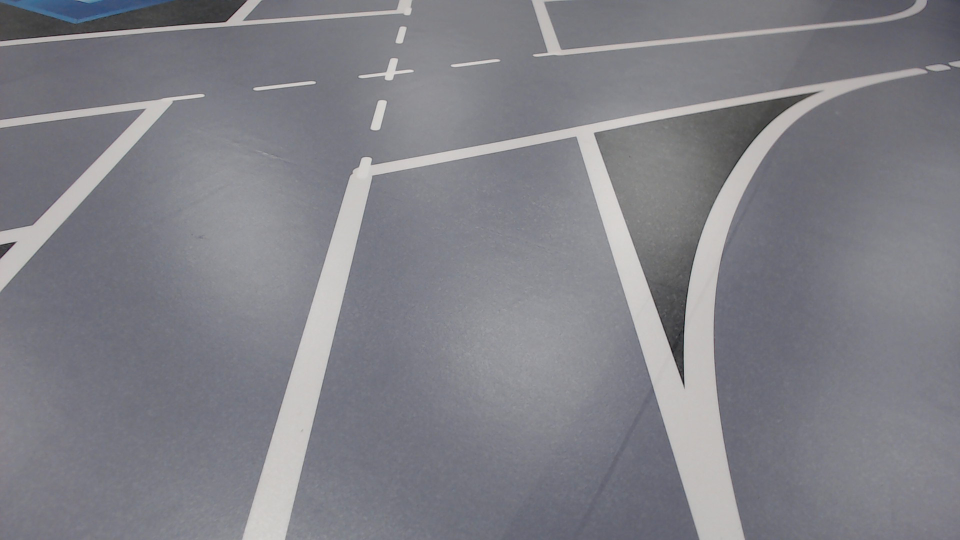
//> input picture Capstone/ImageRec/LaneDetectionTests/capture2.png, 1920 x 1080 px (shown at 1/2 size)
$ ./laneimages capture2.png   (built with g++ and OpenCV 4)
//> lines starting //> are read from the running program, lines starting //| are printed output that depends on the picture; after the words box and inside, x2 and y2 are one past the last pixel; in counts of white or black regions, pixels touching at a corner belong together
### Capstone/ImageRec/LaneDetectionTests/linefinder.h
// [18 lines of licence text are left out]

#if !defined LINEF
#define LINEF

#include <opencv2/core/core.hpp>
#include <opencv2/imgproc/imgproc.hpp>
#define PI 3.1415926

class LineFinder {

  private:

	  // original image
	  cv::Mat img;

	  // vector containing the end points
	  // of the detected lines
	  std::vector<cv::Vec4i> lines;

	  // accumulator resolution parameters
	  double deltaRho;
	  double deltaTheta;

	  // minimum number of votes that a line
	  // must receive before being considered
	  int minVote;

	  // min length for a line
	  double minLength;

	  // max allowed gap along the line
	  double maxGap;

	  // distance to shift the drawn lines down when using a ROI
	  int shiftV;
	  int shiftH;

  public:

	  // Default accumulator resolution is 1 pixel by 1 degree
	  // no gap, no mimimum length
	  LineFinder() : deltaRho(1), deltaTheta(PI/180), minVote(10), minLength(0.), maxGap(0.) {}

	  // Set the resolution of the accumulator
	  // [5 lines left out: function setAccResolution, not called in this run]

	  // Set the minimum number of votes
	  void setMinVote(int minv) {

		  minVote= minv;
	  }

	  // Set line length and gap
	  void setLineLengthAndGap(double length, double gap) {

		  minLength= length;
		  maxGap= gap;
	  }

	  // set vertical image shift
	  void setShiftV(int imgShift) {

		  shiftV = imgShift;
	  }

	  // set horizontal image shift
	  void setShiftH(int imgShift) {

		  shiftH = imgShift;
	  }

	  // Apply probabilistic Hough Transform
	  std::vector<cv::Vec4i> findLines(cv::Mat& binary) {

		  lines.clear();
		  cv::HoughLinesP(binary,lines,deltaRho,deltaTheta,minVote, minLength, maxGap);

		  return lines;
	  }

	  // Draw the detected lines on an image
	  void drawDetectedLines(cv::Mat &image, cv::Scalar color=cv::Scalar(255)) {

		  // Draw the lines
		  std::vector<cv::Vec4i>::const_iterator it2= lines.begin();

		  while (it2!=lines.end()) {

			  cv::Point pt1((*it2)[0]+shiftH,(*it2)[1]+shiftV);
			  cv::Point pt2((*it2)[2]+shiftH,(*it2)[3]+shiftV);

			  cv::line( image, pt1, pt2, color, 6 );
		//std::cout << "HoughP line: ("<< pt1 <<"," << pt2 << ")\n";
			  ++it2;
		  }
	  }

	  // Eliminates lines that do not have an orientation equals to
	  // the ones specified in the input matrix of orientations
	  // At least the given percentage of pixels on the line must
	  // be within plus or minus delta of the corresponding orientation
	  // [48 lines left out: function removeLinesOfInconsistentOrientations, not called in this run]
};


#endif

### Capstone/ImageRec/LaneDetectionTests/laneimages.cpp
/*---------------------------Lane Detection---------------------------*\
	Edits By ==> Nabil Hamza

	For laneimages.cpp run:
	g++ `pkg-config --cflags --libs opencv` laneimages.cpp -o laneimages
	OR
	g++ -O2 `pkg-config --cflags --libs opencv` laneimages.cpp -o laneimages ==> Optimized

	Execution:
	./laneimages original.bmp ==> Processing existing frame
	OR
	./laneimages ==> Capturing frame

	You can use any picture for the original image, and in the laneimages.cpp file
	There are some commented imwrite() functions you can uncomment to see the
	image processing steps

	Probably will look into a more robust algorithm in the future
\*--------------------------------------------------------------------*/

#include <opencv2/opencv.hpp>
#include "opencv2/imgcodecs.hpp"

#include "opencv2/highgui/highgui.hpp"
#include <opencv2/objdetect/objdetect.hpp>
#include <opencv2/imgproc/imgproc.hpp>
#include <iostream>
#include <vector>
#include <stdio.h>
#include "linefinder.h" //Used for HoughP and

#define PI 3.1415926

using namespace cv;

int main(int argc, char* argv[]) {

	// [19 lines of commented-out code are left out]
	Mat image = imread(argv[1]);
//> image is the input picture: 1080 rows x 1920 cols, CV_8UC3; mean B, G, R 135.2, 128.5, 128.5
	if(!image.data) {
		std::cout << "Unable to open the image file" << std::endl;
		return -1;
	}

	std::cout << image.cols << std::endl; // # Of cols in image
//| 1920
	std::cout << image.rows << std::endl; // # Of rows in image
//| 1080

	int top = 0;
    int left = 0;
    int width = image.cols - 1;
    int height = image.rows - 1;

	Rect roi(top,left,width,height);// set the ROI for the image
	Mat imgROI = image(roi);

	// Canny algorithm
    Mat contours;
    Canny(imgROI,contours,150,350);
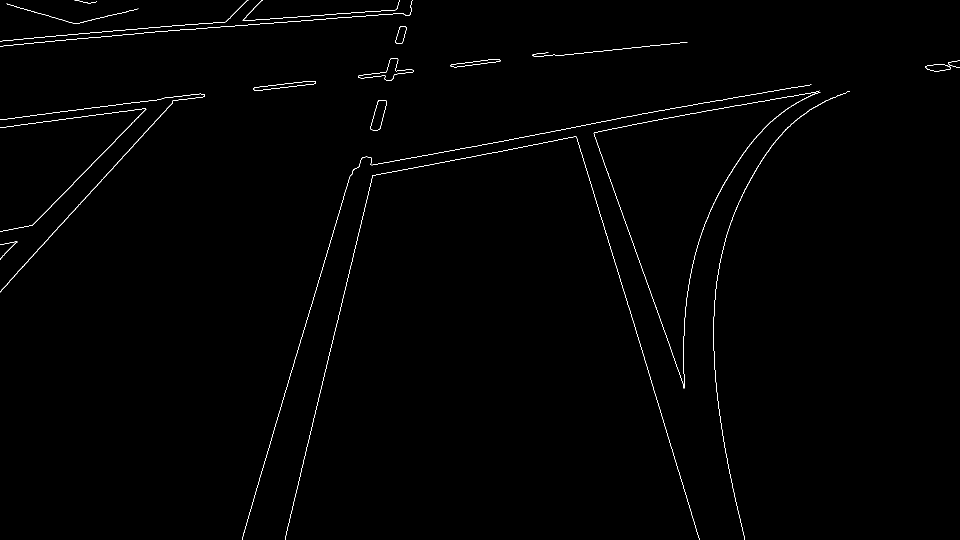
//> contours: 1079 rows x 1919 cols, CV_8UC1 (shown at 1/2 size); 0.59% white in thin lines or dots
    Mat contoursInv;
    threshold(contours,contoursInv,128,255,THRESH_BINARY_INV);
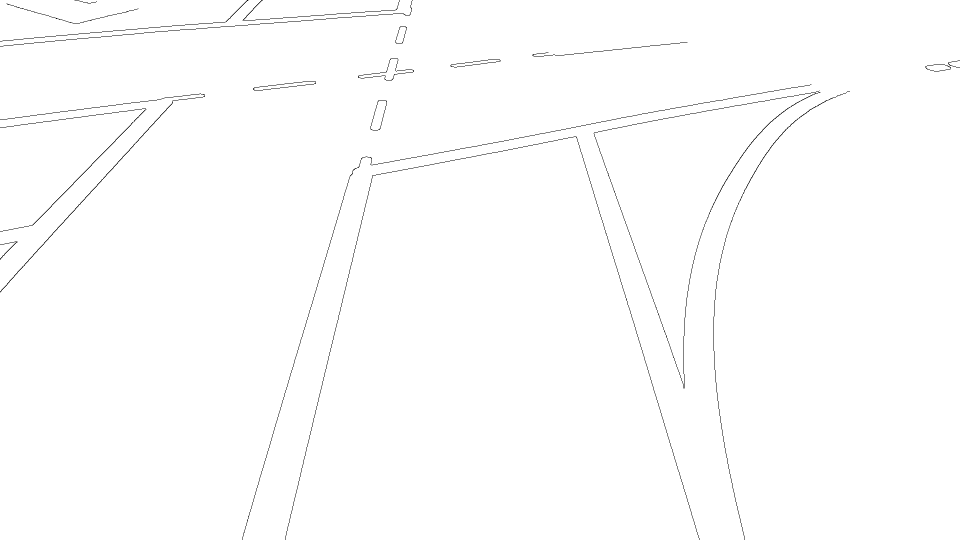
//> contoursInv: 1079 rows x 1919 cols, CV_8UC1 (shown at 1/2 size); 99.4% white; black in thin lines or dots

	imwrite("contour.png", contoursInv);
	//--------------------Hough Transform-----------------------//
	std::vector<Vec2f> lines;
	int houghVote = 50; // HoughLines threshold value (higher ==> less lines, lower ==> more lines)

	// [11 lines of commented-out code are left out]

	HoughLines(contours,lines,1,PI/180, houghVote);
//> lines = 292 lines (rho, theta), first 12: [-1022, 2.84], [487, 1.38], [75, 1.5], [81, 1.48], [227, 1.47], [464, 1.4], [236, 1.45], [91, 1.48], [360, 0.77], [447, 1.4], [468, 1.38], [391, 0.73]

	std::cout << houghVote << "\n";
	Mat result(imgROI.size(),CV_8U,Scalar(255));
	imgROI.copyTo(result);

    // Draw the limes
	std::vector<Vec2f>::const_iterator it= lines.begin();
	Mat hough(imgROI.size(),CV_8U,Scalar(0));
	while (it!=lines.end()) {

		float rho= (*it)[0];   // first element is distance rho
		float theta= (*it)[1]; // second element is angle theta

		// filter to remove vertical and horizontal lines
		if ( theta > (5*(PI/180)) && theta < (85*(PI/180)) || theta < (180*(PI/180)) && theta > (90*(PI/180)) ) {

			// point of intersection of the line with first row
			Point pt1(rho/cos(theta),0);
			// point of intersection of the line with last row
			Point pt2((rho-result.rows*sin(theta))/cos(theta),result.rows);
			// draw a white line
			line( result, pt1, pt2, Scalar(255), 8);
			line( hough, pt1, pt2, Scalar(255), 8);
		}

		//std::cout << "Hough line: (" << rho << "," << theta << ")\n";
		++it;
	}
//> this loop made 292 passes
//> (rho, theta, pt1, pt2) on passes 1, 2, 4, 5, 6, 7, 8, 9: (-1022, 2.84, Point(1068, 0), Point(1398, 1079)), (487, 1.38, Point(2552, 0), Point(-2998, 1079)), (81, 1.48, Point(929, 0), Point(-11403, 1079)), (227, 1.47, Point(2171, 0), Point(-8094, 1079)), (464, 1.4, Point(2672, 0), Point(-3447, 1079)), (236, 1.45, Point(1936, 0), Point(-6851, 1079)), (91, 1.48, Point(1044, 0), Point(-11288, 1079)), (360, 0.768, Point(500, 0), Point(-541, 1079))
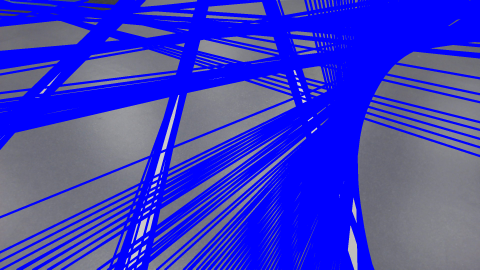
//> result: 1079 rows x 1919 cols, CV_8UC3 (shown at 1/4 size); mean B, G, R 194.7, 60.5, 60.3
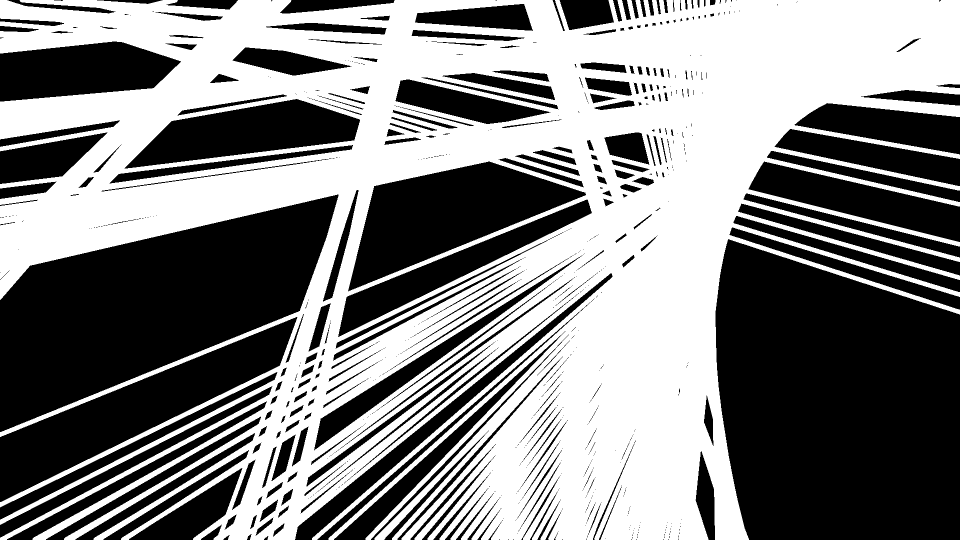
//> hough: 1079 rows x 1919 cols, CV_8UC1 (shown at 1/2 size); 51.1% white; 799 black regions (536 under 20 px), largest, box (x1, y1, x2, y2) and area: (1431, 478, 1919, 1079) 246861, (0, 389, 677, 864) 167405, (0, 634, 595, 1004) 61382

	imwrite("hough.png", result);
	//---------------Probabilistic Hough Transform--------------//
	// Create LineFinder instance
	LineFinder ld;

    // Set probabilistic Hough parameters
	ld.setLineLengthAndGap(30,20);
	ld.setMinVote(30);

    // Detect lines

	std::vector<Vec4i> li= ld.findLines(contours);
//> in findLines, `cv::HoughLinesP(binary,lines,deltaRho,deltaTheta,minVote, minLength, m..`: lines = 107 lines (x1, y1, x2, y2), first 8: [1152, 273, 1398, 1078], [5, 81, 397, 47], [1300, 242, 1637, 182], [1119, 110, 1374, 84], [1242, 235, 1582, 175], [0, 239, 167, 218], [74, 441, 307, 200], [564, 803, 659, 490]
//> li = 107 items, first 8: [1152, 273, 1398, 1078], [5, 81, 397, 47], [1300, 242, 1637, 182], [1119, 110, 1374, 84], [1242, 235, 1582, 175], [0, 239, 167, 218], [74, 441, 307, 200], [564, 803, 659, 490]
	Mat houghP(imgROI.size(),CV_8U,Scalar(0));


	//std::cout << "HoughP Lines" << "\n";
	ld.drawDetectedLines(houghP);
//> the loop in drawDetectedLines, `while (it2!=lines.end())` made 107 passes


	imwrite("houghP.png", houghP);
	//-------------Bitwise Of Hough Transformations-------------//
	// Bitwise AND of the two hough images
	bitwise_and(houghP,hough,houghP);
//> houghP: 1079 rows x 1919 cols, CV_8UC1; 3.9% white; 29 white regions, largest, box (x1, y1, x2, y2) and area: (567, 270, 1402, 1079) 15138, (2, 0, 825, 94) 11767, (738, 166, 1626, 334) 6834
	Mat houghPinv(imgROI.size(),CV_8U,Scalar(0));
	Mat dst(imgROI.size(),CV_8U,Scalar(0));
	threshold(houghP,houghPinv,150,255,THRESH_BINARY_INV); // threshold and invert to black lines

	imwrite("houghPinv.png", houghP);
	//----------------------Processed Image---------------------//
	//Second Canny transform
	Canny(houghPinv,contours,150,350);
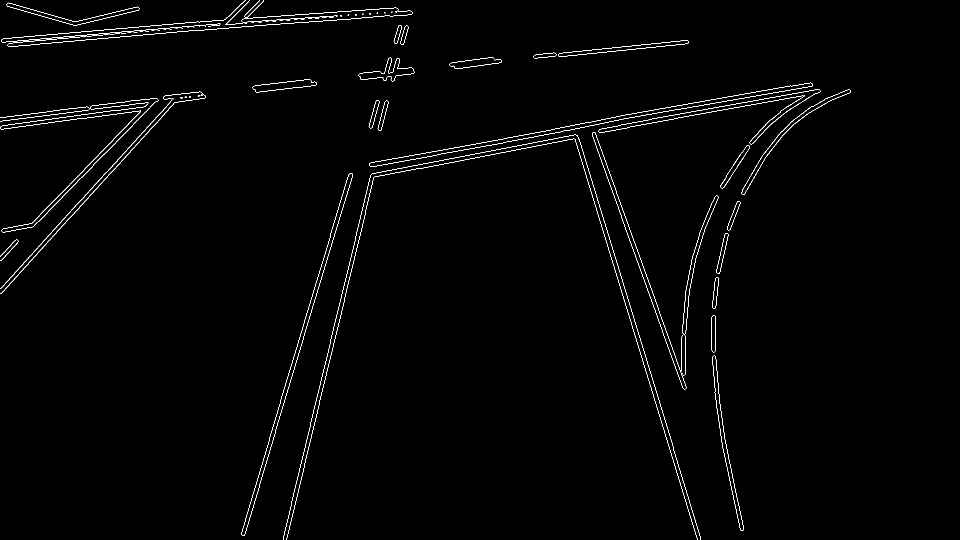
//> contours: 1079 rows x 1919 cols, CV_8UC1 (shown at 1/2 size); 1% white in thin lines or dots, all inside (x1, y1, x2, y2) = (0, 0, 1702, 1079)
	li= ld.findLines(contours);
//> li = 173 items, first 8: [1141, 251, 1394, 1078], [742, 348, 1149, 269], [1149, 250, 1401, 1076], [1212, 237, 1620, 165], [555, 845, 705, 352], [842, 336, 1156, 275], [55, 455, 304, 197], [17, 93, 434, 57]

	//imwrite("contours2.png", contoursInv);

	// Set probabilistic Hough parameters
	ld.setLineLengthAndGap(5,2);
	ld.setMinVote(10);
	//Use shifts when drawing on a non ROI image
	ld.setShiftV(left);
	ld.setShiftH(top);
	//std::cout << "Original Bitwise" << "\n";
	ld.drawDetectedLines(image);
//> call 2 of drawDetectedLines, with color = Scalar(255)
//> the loop in drawDetectedLines (call 2), `while (it2!=lines.end())` made 173 passes
//> after the loop in drawDetectedLines (call 2), `while (it2!=lines.end())`:
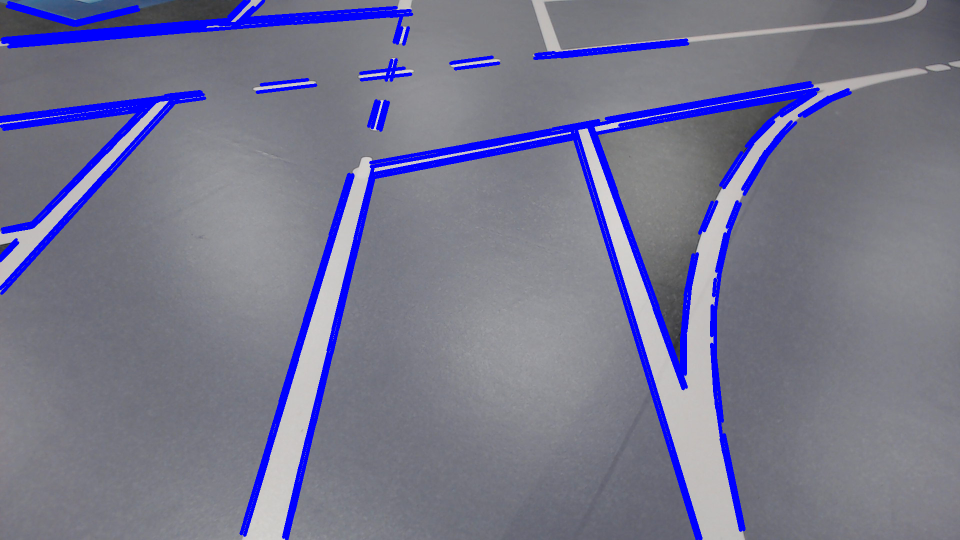
//> image: 1080 rows x 1920 cols, CV_8UC3 (shown at 1/2 size); 7.06% of pixels changed, all inside (x1, y1, x2, y2) = (0, 0, 1704, 1080)

	int YmidAxis = height/4;
	int XmidPiont = width/2 + top;

	// Middle of frame Reference
	Point Pmid1(XmidPiont, height);
	Point Pmid2(XmidPiont,height - 30);
	line(image, Pmid1, Pmid2, Scalar(0,0,0), 4);
//> image: 1080 rows x 1920 cols, CV_8UC3; 159 pixels changed, all inside (x1, y1, x2, y2) = (957, 1047, 962, 1080)

	// Midpoint Axis
	Point MidAxis1(0 + top, YmidAxis);
	Point MidAxis2(width + top , YmidAxis);
	line(image, MidAxis1, MidAxis2, Scalar(0,0,255), 4);

	double XLEFT = 0.0;
	double XRIGHT = width;

	// Intersection Finder
	for (int i=0; i<li.size(); ++i){
		double x1 = li[i][0] + top;
		double y1 = li[i][1] + left;
		double x2 = li[i][2] + top;
		double y2 = li[i][3] + left;

		double YHigh = 0.0;
		double XHigh = 0.0;
		double YLow = 0.0;
		double XLow = 0.0;

		if ( y2 > y1 ){
			YHigh = y2;
			XHigh = x2;
			YLow = y1;
			XLow = x1;
		} else{
			YHigh = y1;
			XHigh = x1;
			YLow = y2;
			XLow = x2;
		}

		// LEFT POINT
		if ( XHigh < XmidPiont && XLow < XmidPiont){
			if ( YHigh > YmidAxis && YLow < YmidAxis) {
				double slope = (YHigh - YLow)/(XHigh - XLow);
				double b = YHigh - slope*XHigh;
				double Ltemp = (YmidAxis - b)/slope;
				if ( Ltemp > XLEFT){
					XLEFT = Ltemp;
				}
			}
		}else if ( XHigh > XmidPiont && XLow > XmidPiont) {  //RIGHT POINT
			if ( YHigh > YmidAxis && YLow < YmidAxis) {
				double slope = (YHigh - YLow)/(XHigh - XLow);
				double b = YHigh - slope*XHigh;
				double Rtemp = (YmidAxis - b)/slope;
				if ( Rtemp < XRIGHT){
					XRIGHT = Rtemp;
				}
			}
		}
	}
//> this loop made 173 passes
//> (x1, y1, x2, y2, YHigh, XHigh, YLow, XLow) on pass 1: (1141, 251, 1394, 1078, 1078, 1394, 251, 1141)

	// Intersection Lines
	Point IntL1(XLEFT, 0);
	Point IntL2(XLEFT, height);
	line(image, IntL1, IntL2, Scalar(0,0,255), 4);

	Point IntR1(XRIGHT, 0);
	Point IntR2(XRIGHT, height);
	line(image, IntR1, IntR2, Scalar(0,0,255), 4);
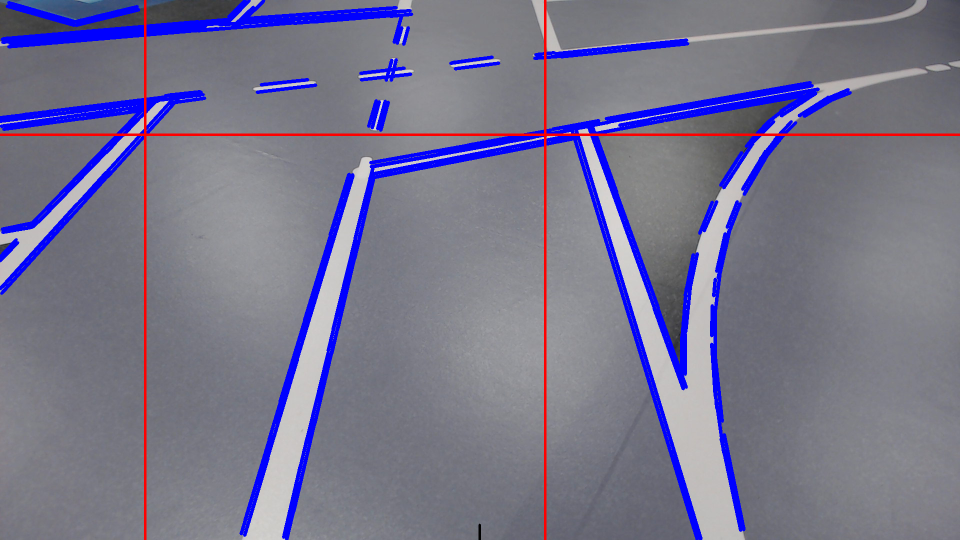
//> image: 1080 rows x 1920 cols, CV_8UC3 (shown at 1/2 size); mean B, G, R 141.2, 116.9, 119.3


	std::cout << "Gathered Bitwise" << "\n";
	for (int i=0; i<li.size(); ++i){
		std::cout << "Bitwise Line "<< i << ": [["<< li[i][0] + top <<"," << li[i][1] + left << "],[" << li[i][2] + top << "," << li[i][3] + left << "]]\n";
	}
//> this loop made 173 passes
//| Bitwise Line 0: [[1141,251],[1394,1078]]
//| Bitwise Line 1: [[742,348],[1149,269]]
//| Bitwise Line 2: [[1149,250],[1401,1076]]
//| Bitwise Line 3: [[1212,237],[1620,165]]
//| Bitwise Line 4: [[555,845],[705,352]]
//> (output is shown up to pass 5 of 173)

	std::cout << "Left X Point: " << XLEFT << " Right X Point: " << XRIGHT << " X Mid Point: " << XmidPiont << std::endl;
//| Left X Point: 290.904 Right X Point: 1090.3 X Mid Point: 959

	/* // Write # of Lines on Image
	std::stringstream stream;
	stream << "Lines Segments: " << lines.size();
	putText(image, stream.str(), Point(10,image.rows-10), 2, 0.8, Scalar(0,0,255),0);
	*/

	imwrite("processed.png", image);
	//----------------------------------------------------------//
	return 0;
}
